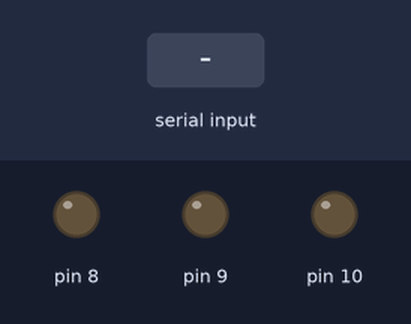
The sketch below on a simulated Arduino Uno, built with avr-gcc and run on an emulated ATmega328P. On the bench: output pins drawn as LEDs (lit = HIGH). The inputs (shaded band) are chosen by the test bench.

Above: at 1.2 s.
1.3 s: "1" received over Serial
At 1.6 s:
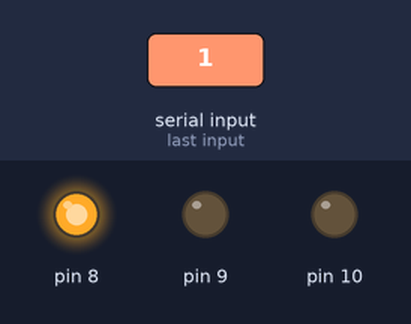
2.8 s: "2" received over Serial
At 4.0 s:
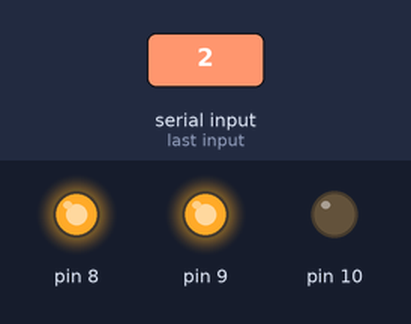
4.3 s: "0" received over Serial
At 5.1 s:
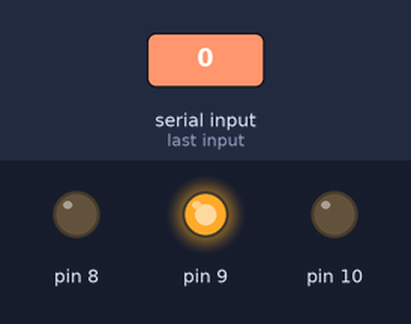
5.8 s: "4" received over Serial
At 6.2 s:
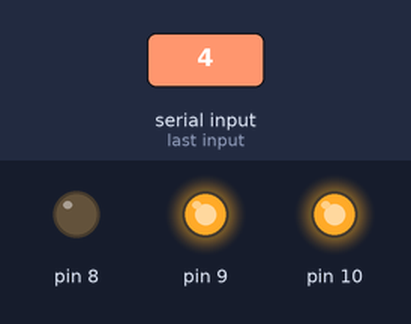
7.3 s: "3" received over Serial
At 8.5 s:
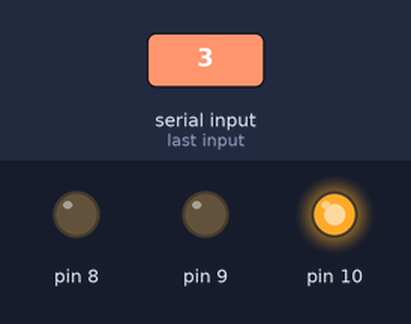
8.8 s: "5" received over Serial
At 9.7 s:
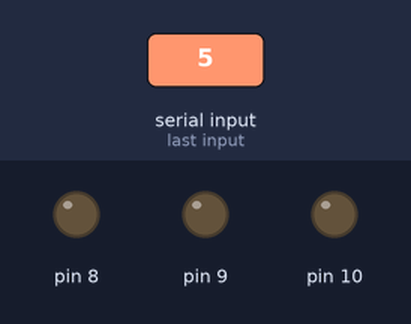
Timing chart, 0 to 11.3 s (numbered marks = the images above; inputs shaded):
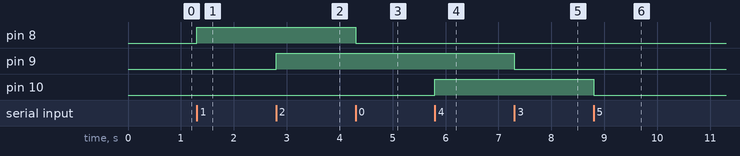

The sketch:

PIZ_Arduino.ino
```cpp
/*
Interface wtih Python through COM port communication
Read input
*/

int userCommand = 6;

// the setup function runs once when you press reset or power the board
void setup() {
  Serial.begin(9600);
  // initialize digital pin 9 as an output.
  pinMode(8, OUTPUT);
  pinMode(9, OUTPUT);
  pinMode(10, OUTPUT);
  // initial state
  digitalWrite (8,LOW);
  digitalWrite (9,LOW);
  digitalWrite (10,LOW);
}

// the loop function runs over and over again forever
void loop() {

  while (Serial.available()){

    userCommand = Serial.read();

    if (userCommand == '1'){
        digitalWrite(8, HIGH);   // turn the LED on (HIGH is the voltage level)
    }

    if (userCommand == '0'){
        digitalWrite(8, LOW);    // turn the LED off by making the voltage LOW                 // wait for a second
    }

    if (userCommand == '2'){
        digitalWrite(9, HIGH);    // turn the LED ON and OFF for one cycle
    }

    if (userCommand == '3'){
        digitalWrite(9, LOW);

    }
    if (userCommand == '4'){
        digitalWrite(10, HIGH);

    }
    if (userCommand == '5'){
        digitalWrite(10, LOW);

    }
  }
}
```

Measured:
- after the input at 1.3 s, pin 8: LOW → HIGH at once
- after the input at 2.8 s, pin 9: LOW → HIGH at once
- after the input at 4.3 s, pin 8: HIGH → LOW at once
- after the input at 5.8 s, pin 10: LOW → HIGH at once
- after the input at 7.3 s, pin 9: HIGH → LOW at once
- after the input at 8.8 s, pin 10: HIGH → LOW at once
